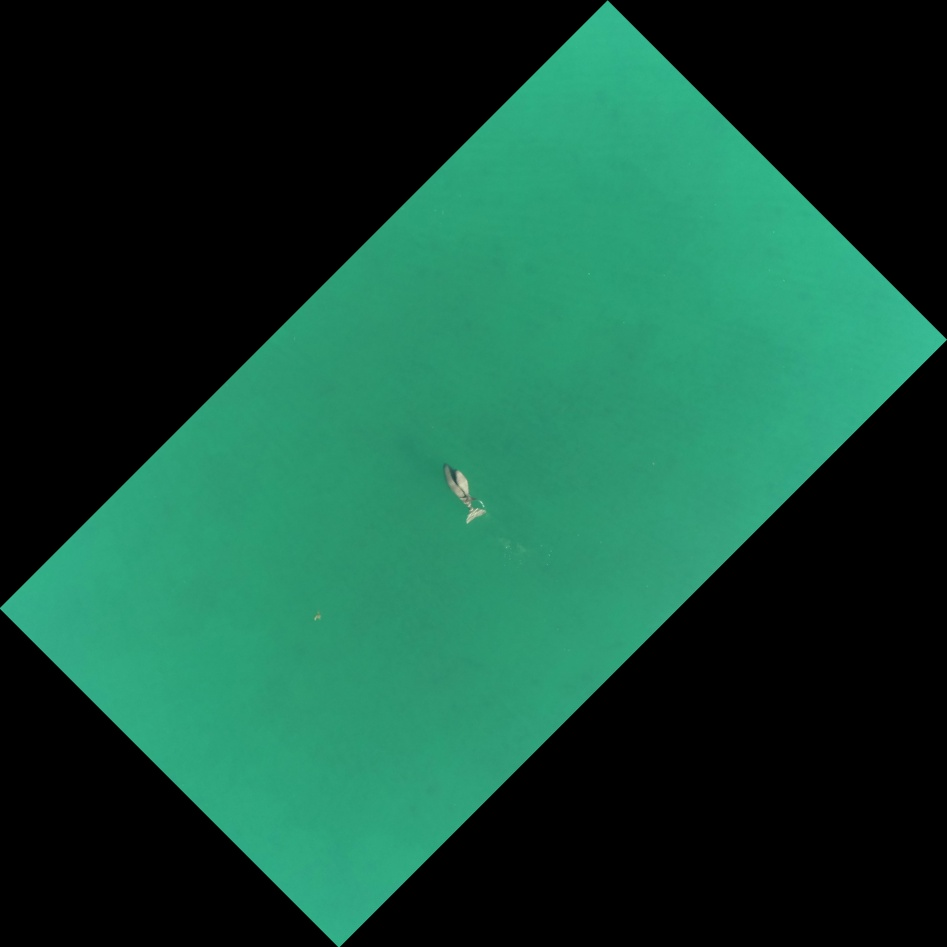
#> input picture Dugong-rotated-by-45.jpg, 947 x 947 px
$ python task2.py Dugong-rotated-by-45.jpg Dugong-rotated-by-90.jpg
#> lines starting #> are read from the running program, lines starting #| are printed output that depends on the picture; long printed decimals are rounded
#> in main, image1 is the input picture: shape (947, 947, 3); mean B, G, R 55.4, 73.7, 21.3
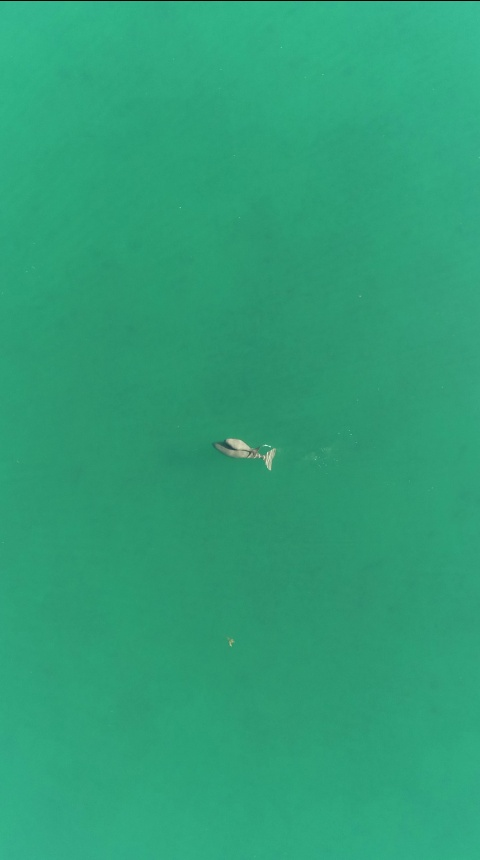
#> input picture Dugong-rotated-by-90.jpg, 480 x 860 px
#> in main, image2 is the input picture: shape (860, 480, 3); mean B, G, R 120.2, 159.9, 46.1
import cv2 as cv
import numpy as np
import sys
from pathlib import Path
from matplotlib import pyplot as plt
import os


'''
Contains code copied and adapted from
https://stackoverflow.com/questions/6090399/get-hog-image-features-from-opencv-python/31042366#31042366
Last accessed on 03/10/2020
'''
def hog(image1, image2, fileName, fileExt, folder):
    gray1 = cv.cvtColor(image1, cv.COLOR_BGR2GRAY)
    gray2 = cv.cvtColor(image2, cv.COLOR_BGR2GRAY)
    winSize = (64,128)
    blockSize = (16,16)
    blockStride = (8,8)
    cellSize = (8,8)
    nbins = 9
    hog = cv.HOGDescriptor(winSize,blockSize,blockStride,cellSize,nbins)

    winStride = (8,8)
    padding = (8,8)
    locations = ((10,20),)
    h1 = hog.compute(gray1,winStride,padding,locations)
    h2 = hog.compute(gray2,winStride,padding,locations)
    diff = cv.norm(h1-h2)
    original = cv.norm(h1)
    if(original > 0):
        ratio = diff/original*100
    else:
        ratio = diff
    print("HOG: " + str(ratio) + "%")

'''
Contains code copied and adapted from https://docs.opencv.org/master/dc/dc3/tutorial_py_matcher.html
and https://docs.opencv.org/3.4.2/da/df5/tutorial_py_sift_intro.html
Last accessed on 03/10/2020
'''
def siftCompare(image1, image2, fileName, fileExt, folder):
#> called with fileName = 'Dugong-rotated-by-90', fileExt = '.jpg', folder = 'task2/'
    gray1 = cv.cvtColor(image1, cv.COLOR_BGR2GRAY)
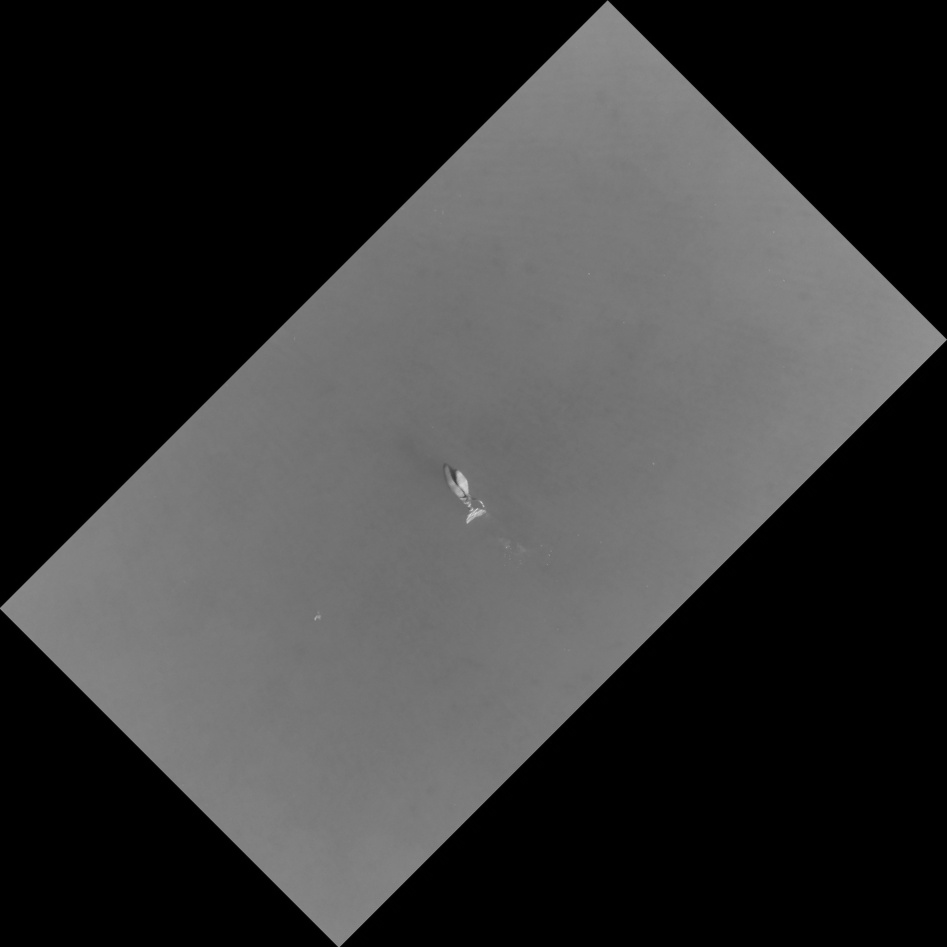
#> gray1: shape (947, 947); min 0, max 217, mean 56
    gray2 = cv.cvtColor(image2, cv.COLOR_BGR2GRAY)
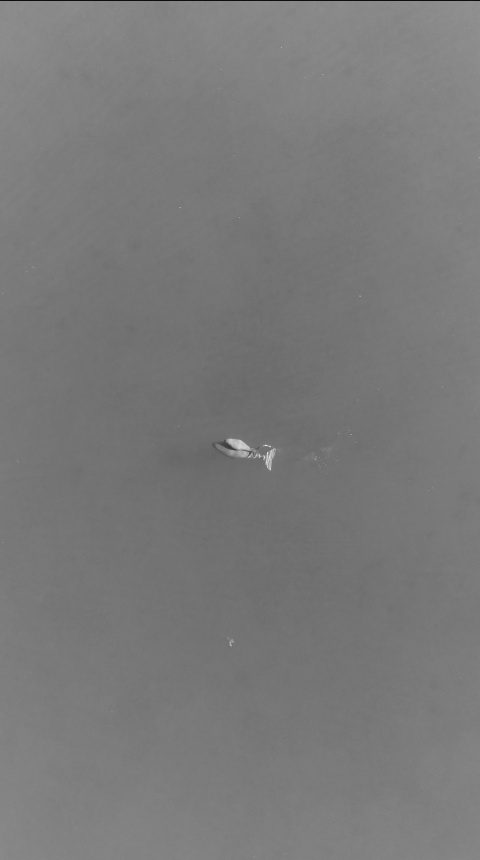
#> gray2: shape (860, 480); min 12, max 231, mean 121.4

    siftObj = cv.xfeatures2d.SIFT_create()
    kp1, des1 = siftObj.detectAndCompute(gray1,None)
#> kp1 = 29 keypoints; strongest (x, y, size): (607, 44, 44.7), (608, 11, 11.2), (607, 3, 2.8), (43, 608, 44.4)
    kp2, des2 = siftObj.detectAndCompute(gray2,None)
#> kp2 = 16 keypoints; strongest (x, y, size): (230, 441, 4.2), (229, 447, 3.6), (240, 445, 9.5), (250, 452, 2)

    bf = cv.BFMatcher()
    matches = bf.match(des1,des2)
#> matches = 29 matches
    # Sort the matches to get the best match to ensure that we get the same keypoint from the 2 images
    matches = sorted(matches, key = lambda x:x.distance)
    result = cv.drawMatches(image1,kp1,image2,kp2,matches[:1], None, flags=2)
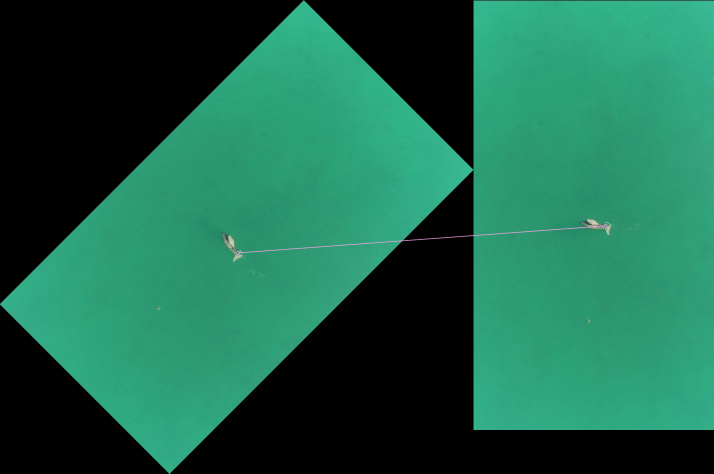
#> result: shape (947, 1427, 3) (shown at 1/2 size); mean B, G, R 73.6, 97.8, 28.4
    cv.imwrite(folder + fileName + "-sift-matches" + fileExt, result)

    # Adjust ratio for cropping scaled images
    if("scale" in fileName):
        ratio = int(fileName.split("-")[2])
        offset = int(25 * (ratio / 100))
    else:
        offset = 25

    # Pick the best match that you can crop a square from the center of the keypoint
    index = 0
    for i in range (0,len(matches)):
        x1,y1 = [int(j) for j in kp1[matches[i].queryIdx].pt]
        x2,y2 = [int(j) for j in kp2[matches[i].trainIdx].pt]
        if(x1 > offset and y1 > offset):
            index = i
            break
#> this loop made 1 pass
#> (x1, y1, x2, y2, index) on pass 1: (475, 505, 264, 451, 0)

    cropped1 = image1[y1-25:y1+25, x1-25:x1+25]
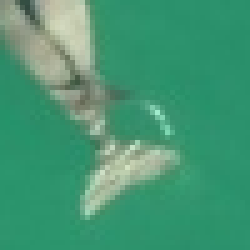
#> cropped1: shape (50, 50, 3) (shown 5 times larger); mean B, G, R 115.4, 150.6, 69.3
    cropped2 = image2[y2-offset:y2+offset, x2-offset:x2+offset]
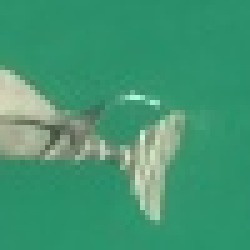
#> cropped2: shape (50, 50, 3) (shown 5 times larger); mean B, G, R 114.2, 150.3, 64.9
    var1 = des1[matches[index].queryIdx]
#> var1 = 128 values, max 120 at index 48, min 0 at index 1, mean 26.77
    var2 = des2[matches[index].trainIdx]
#> var2 = 128 values, max 120 at index 48, min 0 at index 1, mean 26.82
    diff = cv.norm(var1 - var2)
#> diff = 27.13
    original = cv.norm(var1)
#> original = 512.1
    print("SIFT variation: " + str(diff/original*100) + "%")
#| SIFT variation: 5.298%
    return cropped1.copy(), cropped2.copy()

def main():
    if(len(sys.argv) == 3):
        path = Path(sys.argv[2])
        folder = "task2/"
        if not os.path.exists(folder):
            os.mkdir(folder)
        file = sys.argv[1]
        image1 = cv.imread(file)
        file2 = sys.argv[2]
        image2 = cv.imread(file2)
        cropped1, cropped2 = siftCompare(image1.copy(), image2.copy(), path.stem, path.suffix, folder)
        cv.imwrite(folder + path.stem + "-cropped1" + path.suffix, cropped1)
        cv.imwrite(folder + path.stem + "-cropped2" + path.suffix, cropped2)
        print("Keypoint cropped image ", end='')
        hog(cropped1.copy(), cropped2.copy(), path.stem, path.suffix, folder)
#> in hog, `gray2 = cv.cvtColor(image2, cv.COLOR_BGR2GRAY)`:
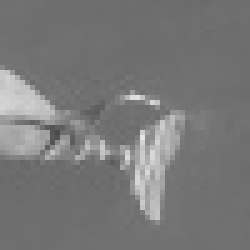
#> gray2: shape (50, 50) (shown 5 times larger); min 73, max 231, mean 120.6
#> in hog, `h1 = hog.compute(gray1,winStride,padding,locations)`: h1 = 3780 values from 0 to 0
#> in hog, `diff = cv.norm(h1-h2)`: diff = 0
#| HOG: 0.0%
        print("Full image ", end='')
        hog(image1.copy(), image2.copy(), path.stem, path.suffix, folder)
#| HOG: 10.234%
    else:
        print("Please run the program with 'python task2.py file file2'")

if(__name__ == '__main__'):
    main()
